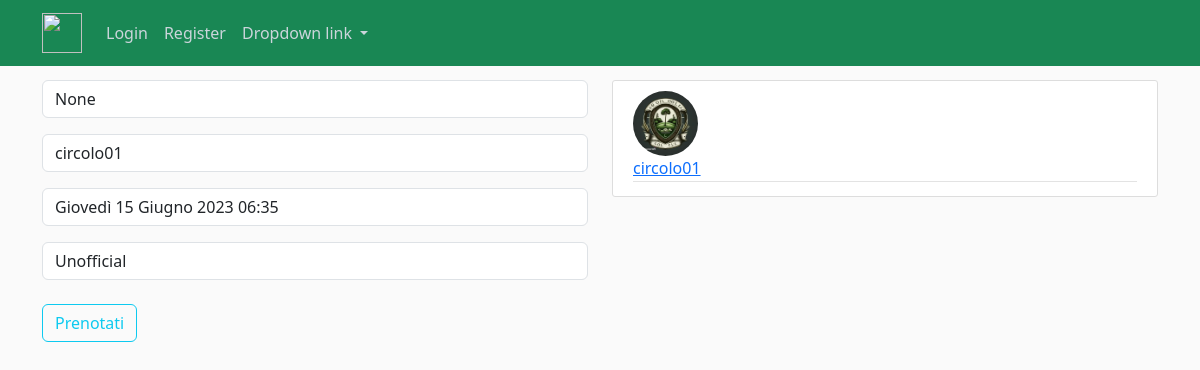
Page /matches/match/1 on the committed database.
### matches/models.py (models this page shows)
class Matches(models.Model):
    match_types = (
        ('Unofficial', 'Amatoriale'),
        ('Official', 'Ufficiale')
    )
    date = models.DateTimeField(auto_now_add=False)
    type = models.CharField(max_length=32, choices=match_types, null=True, blank=True)
    group_size = models.IntegerField(blank=True, default=4)
    number_subscribed = models.IntegerField(default=0) ## add check on less equal than the goup size
    club = models.ForeignKey(clubProfile, on_delete=models.CASCADE, null=True)
    class Meta:
        constraints = [
            models.UniqueConstraint(
                fields=['date', 'club'], name='Unique datetime-Club for each match'
            ),
        ]

### users/models.py (models this page shows, shortened)
class clubProfile(models.Model):
    HOLES_CHOICES = (
        (9, 9),
        (18, 18)
    )
    user = models.OneToOneField(CustomUser, on_delete=models.CASCADE)
    number_holes = models.IntegerField(default=9, choices=HOLES_CHOICES)
    name = models.CharField(max_length=64)
    city = models.CharField(max_length=64, null=True, blank=True, default='Other')
    country = models.CharField(max_length=64, null=True, blank=True)
    address = models.TextField(default=None, blank=True, null=True)
    img = models.ImageField(default='default_club.jpeg', upload_to='image_pics')
    class Meta:
        ordering = ['name']

class CustomUser(AbstractUser):
    OPTION_CHOICES = (
        ('Gplayer', 'Giocatore'),
        ('Gclub', 'Circolo'),
    )
    which_account = models.CharField(max_length=20, choices=OPTION_CHOICES)
    class Meta:
        constraints = [
            models.UniqueConstraint(fields=['email'], name='unique email')
        ]

### matches/views.py (the view, shortened to what this page needs)
# urls.py: path('match/<int:pk>', match_booking.as_view(), name='match-detail')
class match_booking(DetailView):
    model = Matches
    template_name = 'matches/match_detail.html'

### matches/templates/matches/match_detail.html (shortened to what this page needs)
{% extends "users/home.html" %}
{% block content %}
<div class="col-md-6">
    <form method="POST">
        <input type="text" value="{{object.club.address}}" class="form-control mb-3" name="via" readonly>
        <input type="text" value="{{object.club.user.username}}" class="form-control mb-3" name="club" readonly>
        <input type="text" value="{{object.date}}" class="form-control mb-3" name="data" readonly>
        <input type="text" value="{{object.type}}" class="form-control mb-3" name="tipo gara" readonly>
        <div class="form-group mt-4">
            <button class="btn btn-outline-info" type="submit">Prenotati</button>
        </div>
</div>
<div class="col-md-6">
    <article class="media content-section">
        <img class="rounded-circle article-img" src="{{ object.club.img.url }}">
            <div class="article-metadata">
                <a class="mr-2" href="{% url 'other-profile' object.club.user.username %}">{{ object.club.user.username }}</a>
            </div>
    </article>
</div>
{% endblock content %}

### users/static/users/main.css (style rules this page uses)
body { background: #fafafa; color: #333333; margin-top: 5rem; }
.content-section { background: #ffffff; padding: 10px 20px; border: 1px solid #dddddd; border-radius: 3px; margin-bottom: 20px; }
.article-img { height: 65px; width: 65px; margin-right: 16px; }
.article-metadata { padding-bottom: 1px; margin-bottom: 4px; border-bottom: 1px solid #e3e3e3 }

### rows in the picture
Matches: via "None", club "circolo01", data "Giovedì 15 Giugno 2023 06:35", type "Unofficial", club.img (placeholder picture), club.user.username "circolo01"
